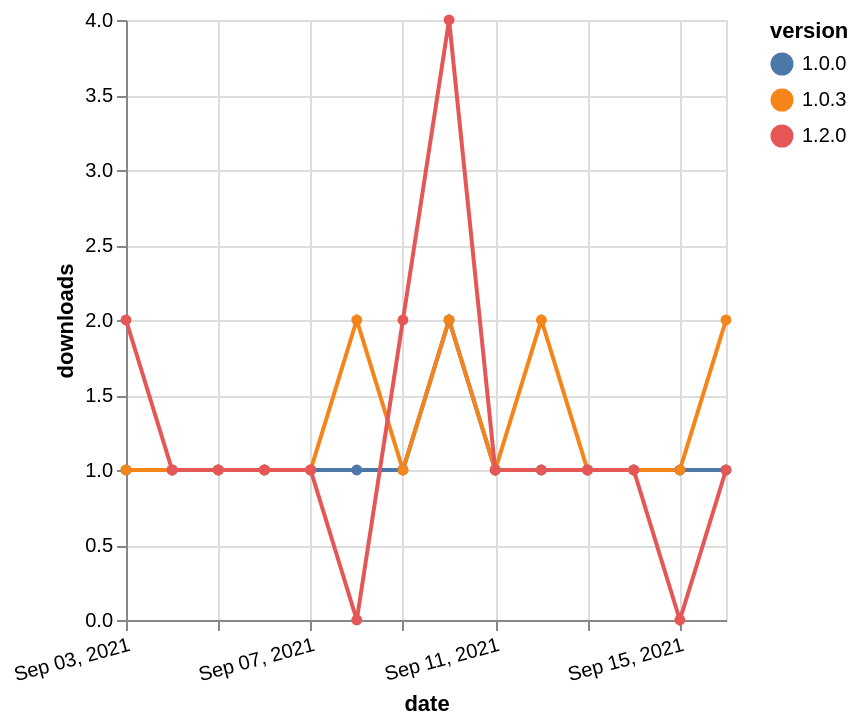

Vega-Lite specification stored for this chart:
### Vega-Lite specification from a JSON file in a GitHub repository (floating-point values rounded to 4 significant figures)
{"$schema": "https://vega.github.io/schema/vega-lite/v5.json", "description": "A simple bar chart with embedded data.", "data": {"values": [{"date": "2021-09-03", "total": 161, "delta": 1, "version": "1.0.0"}, {"date": "2021-09-04", "total": 162, "delta": 1, "version": "1.0.0"}, {"date": "2021-09-05", "total": 163, "delta": 1, "version": "1.0.0"}, {"date": "2021-09-06", "total": 164, "delta": 1, "version": "1.0.0"}, {"date": "2021-09-07", "total": 165, "delta": 1, "version": "1.0.0"}, {"date": "2021-09-08", "total": 166, "delta": 1, "version": "1.0.0"}, {"date": "2021-09-09", "total": 167, "delta": 1, "version": "1.0.0"}, {"date": "2021-09-10", "total": 169, "delta": 2, "version": "1.0.0"}, {"date": "2021-09-11", "total": 170, "delta": 1, "version": "1.0.0"}, {"date": "2021-09-12", "total": 171, "delta": 1, "version": "1.0.0"}, {"date": "2021-09-13", "total": 172, "delta": 1, "version": "1.0.0"}, {"date": "2021-09-14", "total": 173, "delta": 1, "version": "1.0.0"}, {"date": "2021-09-15", "total": 174, "delta": 1, "version": "1.0.0"}, {"date": "2021-09-16", "total": 175, "delta": 1, "version": "1.0.0"}, {"date": "2021-09-03", "total": 155, "delta": 1, "version": "1.0.3"}, {"date": "2021-09-04", "total": 156, "delta": 1, "version": "1.0.3"}, {"date": "2021-09-05", "total": 157, "delta": 1, "version": "1.0.3"}, {"date": "2021-09-06", "total": 158, "delta": 1, "version": "1.0.3"}, {"date": "2021-09-07", "total": 159, "delta": 1, "version": "1.0.3"}, {"date": "2021-09-08", "total": 161, "delta": 2, "version": "1.0.3"}, {"date": "2021-09-09", "total": 162, "delta": 1, "version": "1.0.3"}, {"date": "2021-09-10", "total": 164, "delta": 2, "version": "1.0.3"}, {"date": "2021-09-11", "total": 165, "delta": 1, "version": "1.0.3"}, {"date": "2021-09-12", "total": 167, "delta": 2, "version": "1.0.3"}, {"date": "2021-09-13", "total": 168, "delta": 1, "version": "1.0.3"}, {"date": "2021-09-14", "total": 169, "delta": 1, "version": "1.0.3"}, {"date": "2021-09-15", "total": 170, "delta": 1, "version": "1.0.3"}, {"date": "2021-09-16", "total": 172, "delta": 2, "version": "1.0.3"}, {"date": "2021-09-03", "total": 147, "delta": 2, "version": "1.2.0"}, {"date": "2021-09-04", "total": 148, "delta": 1, "version": "1.2.0"}, {"date": "2021-09-05", "total": 149, "delta": 1, "version": "1.2.0"}, {"date": "2021-09-06", "total": 150, "delta": 1, "version": "1.2.0"}, {"date": "2021-09-07", "total": 151, "delta": 1, "version": "1.2.0"}, {"date": "2021-09-08", "total": 151, "delta": 0, "version": "1.2.0"}, {"date": "2021-09-09", "total": 153, "delta": 2, "version": "1.2.0"}, {"date": "2021-09-10", "total": 157, "delta": 4, "version": "1.2.0"}, {"date": "2021-09-11", "total": 158, "delta": 1, "version": "1.2.0"}, {"date": "2021-09-12", "total": 159, "delta": 1, "version": "1.2.0"}, {"date": "2021-09-13", "total": 160, "delta": 1, "version": "1.2.0"}, {"date": "2021-09-14", "total": 161, "delta": 1, "version": "1.2.0"}, {"date": "2021-09-15", "total": 161, "delta": 0, "version": "1.2.0"}, {"date": "2021-09-16", "total": 162, "delta": 1, "version": "1.2.0"}]}, "width": "container", "mark": {"type": "line", "point": {"filled": true}}, "encoding": {"x": {"field": "date", "type": "temporal", "timeUnit": "yearmonthdate", "title": "date", "axis": {"labelAngle": -15}}, "y": {"field": "delta", "type": "quantitative", "title": "downloads"}, "color": {"field": "version", "type": "nominal"}, "tooltip": {"field": "delta"}}}
